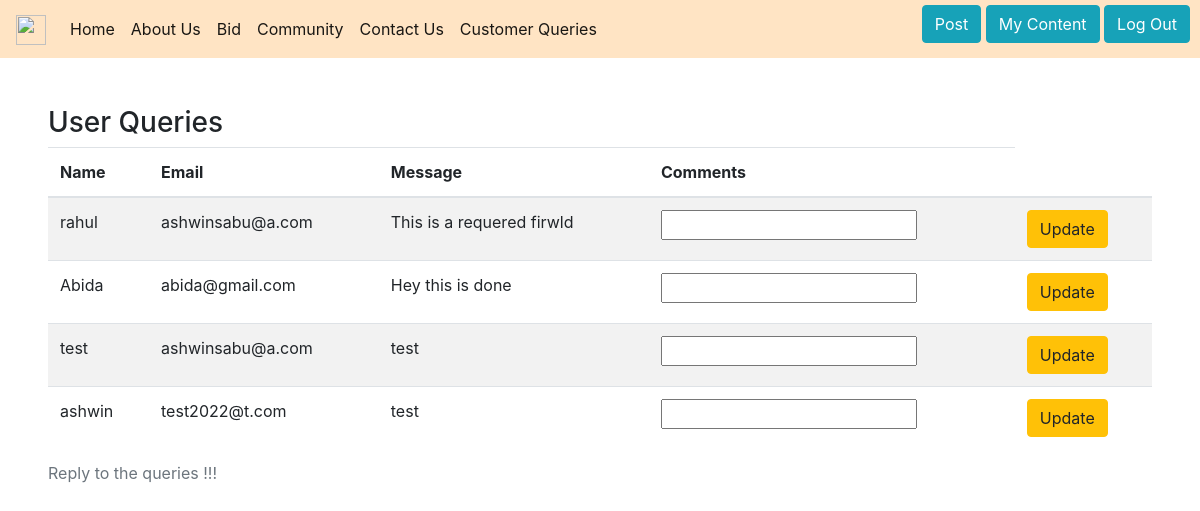
The app's page /query/ (signed in) with its own data.
### artsforum/models.py (models this page shows, shortened)
class UserRequest(models.Model):
    name = models.CharField(max_length=30)
    email = models.EmailField()
    message = models.CharField(max_length=200)
    vol_assign = models.ForeignKey(User, on_delete=models.CASCADE,null=True)
    status = models.IntegerField()
    comments = models.CharField(max_length=200,null=True)

### artsforum/views.py (the view, shortened to what this page needs)
# urls.py: path('query/', views.customer_queries,name='query'),
def customer_queries(request):
    if request.user.is_authenticated and request.user.is_staff:
        queries= UserRequest.objects.filter(status=0)
        context = {
            'queries':queries,
        }
        return render(request, 'users/query.html',context)
    return redirect('login')

### artsforum/templates/users/query.html (shortened to what this page needs)
<!doctype html>
<html lang="en">
  <head>
    <link rel="stylesheet" href="https://cdn.jsdelivr.net/npm/bootstrap@4.0.0/dist/css/bootstrap.min.css">
  </head>
  <body>
    {% extends './header.html' %}
    {% block content %}
    <div>
        <div style="margin: 4%;">
            <h3>User Queries</h3>
            {% if queries %}
            <table class="table table-striped">
              <caption>Reply to the queries !!!</caption>
                <thead>
                  <tr>
                    <th scope="col">Name</th>
                    <th scope="col">Email</th>
                    <th scope="col">Message</th>
                    <th scope="col">Comments</th>
                  </tr>
                </thead>
                <tbody>
                    <tbody>
                        {% for x in queries %}
                      <tr>
                        <form method="post">
                        <td>{{x.name}}</td>
                        <td>{{x.email}}</td>
                        <td>{{x.message}}</td>
                        <td><input name="comments"></td>
                        <td><button type="submit" name="change" class="btn btn-warning">Update</button></td>
                    </form>
                      </tr>
                      {% endfor %}
                      {% else %}
                      No queries present
                      {% endif %}
                </tbody>
              </table>
        </div>
    </div>
    {% endblock content %}

### records on screen
UserRequest: name "rahul", email "ashwinsabu@a.com", message "This is a requered firwld"
UserRequest: name "Abida", email "abida@gmail.com", message "Hey this is done"
UserRequest: name "test", email "ashwinsabu@a.com", message "test"
UserRequest: name "ashwin", email "test2022@t.com", message "test"
